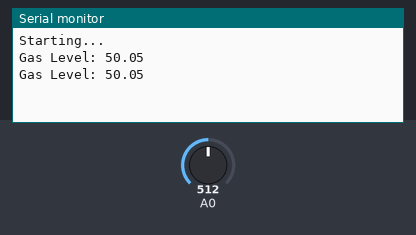
Simulated run of this sketch. Board: Arduino Uno, built with avr-gcc and run on an emulated ATmega328P. Parts: the last lines printed to the serial monitor. Inputs (shaded band) come from the test bench; at power-on: A0 = 512.

Above: at 2.3 s.
2.4 s: A0 set to 716
At 4.2 s:
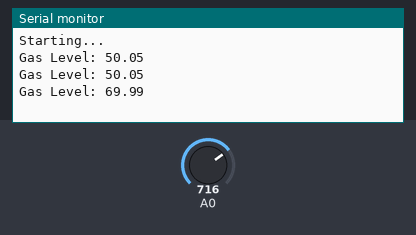
4.5 s: A0 set to 900
At 5.4 s:
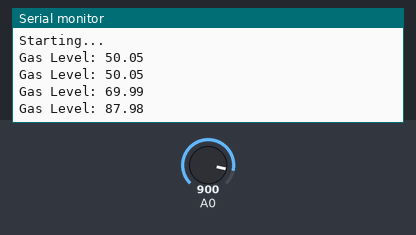
Timing chart, 0 to 7.5 s (numbered marks = the images above; inputs shaded):
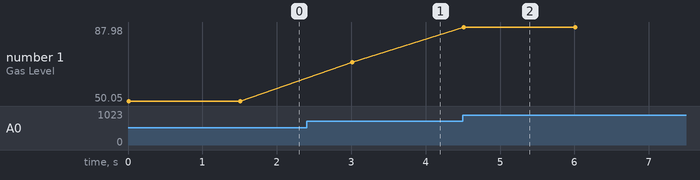

Measured:
- after the input at 2.4 s, the serial monitor: prints a new line after 0.61 s (image 1)
- after the input at 4.5 s, the serial monitor: prints a new line at once (image 2)
- plotted number 1: 50.05 → 69.99 after the input at 2.4 s, 69.99 → 87.98 after the input at 4.5 s

The sketch:

version_2.ino
```cpp
void setup() {
  Serial.begin(115200);
  delay(10);
  Serial.println("Starting...");
}

void loop() {
  float h = analogRead(A0);
  if (isnan(h)) {
    Serial.println("Failed to read from MQ-5 sensor!");
    return;
  }

  Serial.print("Gas Level: ");
  Serial.println(h / 1023 * 100);

  delay(1500); // Minimum delay between updates for ThingSpeak
}
```
